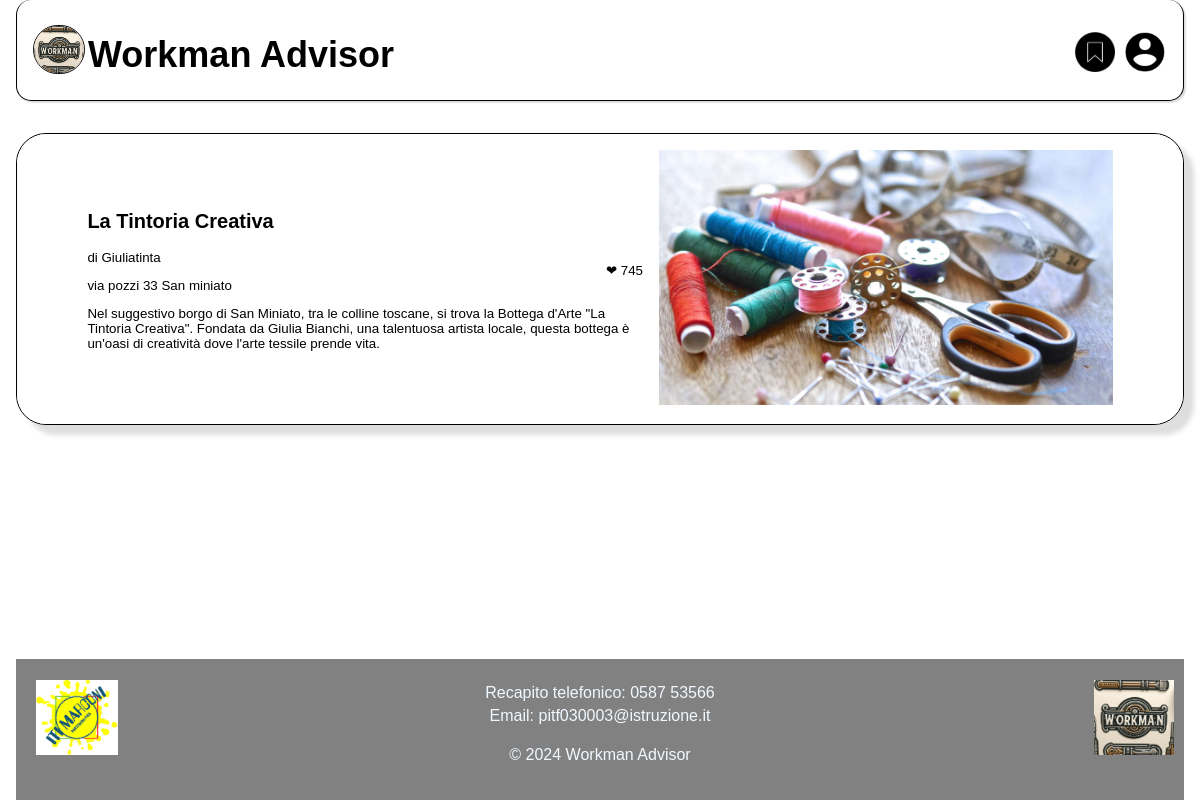
Page /salvati.php (signed in) on the earlier database version.
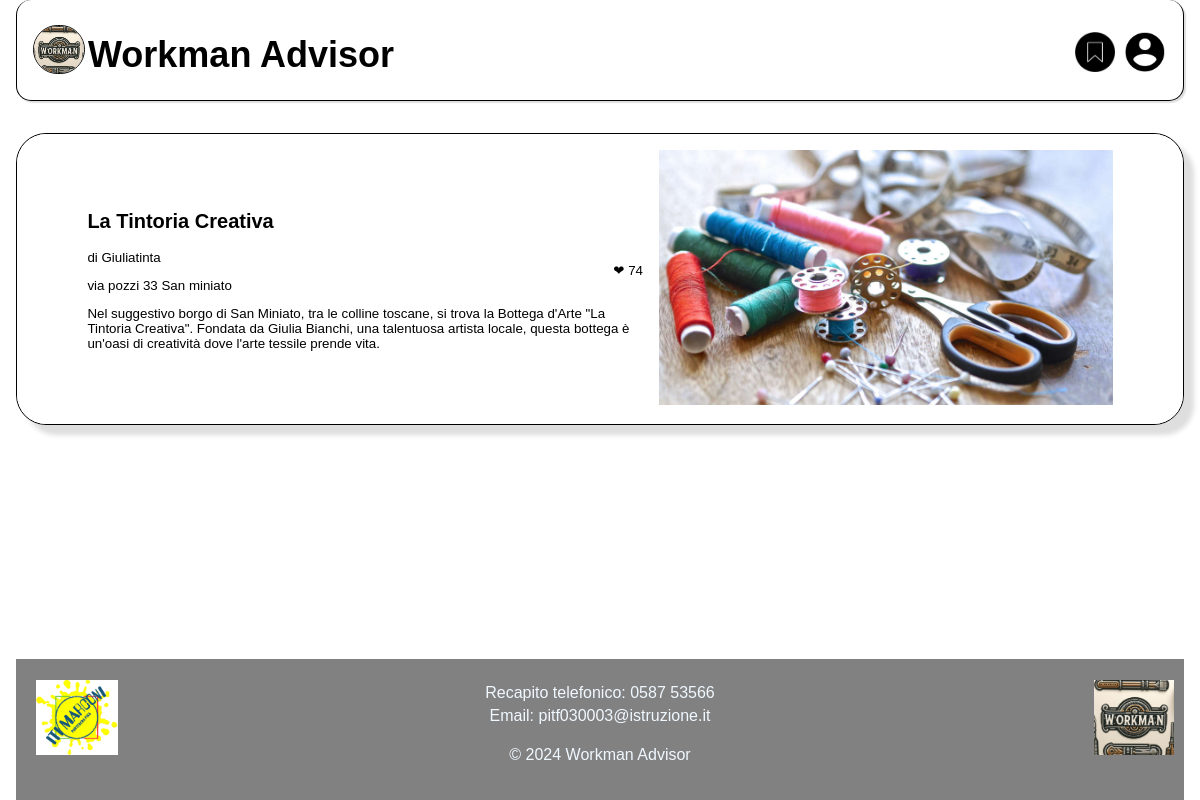
Same page on the later database version.
### tables this page shows
CREATE TABLE `bottega` (
  `ID_bottega` int(30) NOT NULL,
  `email` varchar(50) NOT NULL,
  `nome` varchar(50) NOT NULL,
  `indirizzo` varchar(50) NOT NULL,
  `città` varchar(60) NOT NULL,
  `descrizione` varchar(2000) NOT NULL,
  `num_like` int(11) NOT NULL,
  `lunedì` varchar(50) NOT NULL,
  `martedì` varchar(50) NOT NULL,
  `mercoledì` varchar(50) NOT NULL,
  `giovedì` varchar(50) NOT NULL,
  `venerdì` varchar(50) NOT NULL,
  `sabato` varchar(50) NOT NULL,
  `domenica` varchar(50) NOT NULL
);

CREATE TABLE `account` (
  `username` varchar(30) NOT NULL,
  `email` varchar(50) NOT NULL,
  `password` varchar(40) NOT NULL,
  `immagine` longblob DEFAULT NULL,
  `artigiano` tinyint(1) NOT NULL
);

### salvati.php (the view, shortened to what this page needs)
<!DOCTYPE html>
<html>
<head>
    <link rel="stylesheet" href="stili/stile_home.css">
</head>
<body>
    <div class="page-container">
        <header>
            <div class="header-content">
                <a href="home.php" class="logo-link">
                    <img src="img/logo.jpeg" alt="Logo" class="logo">
                </a>
                <div class="h1"><h1> Workman Advisor </h1></div>
            </div>
            <a href="account.php" class="account-link">
                <img src="img/account.png" alt="Icona Account" style="width: 40px;">
            </a>
            <a href="salvati.php" class="salvati-link">
                <img src="img/salvati.png" alt="Icona Salvati" style="width: 40px;">
            </a>
        </header>
        <div class="main-content">
            <div class="contentt">
                <div class="content">
                <?php
                $conn = mysqli_connect("localhost", "root", "", "progettogpo");
                if(!empty($_POST['città']) && isset($_POST['città'])){
                    $filtro_città=$_POST['città'];
                }else{
                    $filtro_città='%';
                }
                if(isset($_POST['like'])){
                    $filtro_like=$_POST['like'];
                }else{
                    $filtro_like='0';
                }
                if (isset($_SESSION['mail_user'])) {
                    $mail=$_SESSION['mail_user'];
                }
                else{
                    echo $_SESSION["mail_user"];
                }
                $sql = "SELECT bottega.ID_bottega, bottega.num_like, bottega.nome, bottega.indirizzo, bottega.città, bottega.descrizione, account.username, immagine.image
                        FROM bottega
                        INNER JOIN salvato ON salvato.ID_bottega = bottega.ID_bottega
                        INNER JOIN account ON account.email=bottega.email
                        LEFT JOIN immagine ON bottega.ID_bottega=immagine.ID_bottega
                        WHERE bottega.città LIKE '$filtro_città' AND bottega.num_like>$filtro_like AND salvato.email='$mail'
                        GROUP BY bottega.ID_bottega
                        ORDER BY bottega.ID_bottega DESC;";
                $result = mysqli_query($conn, $sql);
                if ($result){
                if (mysqli_num_rows($result) > 0) {
                    while($row = mysqli_fetch_assoc($result)) {
                        echo "<div class='container' >";
                            echo "<button class='wrapper' id='myButton_".$row["ID_bottega"]."' data-codice='".$row["ID_bottega"]."'>";
                                echo "<div class='informazioni'>";
                                    echo "<h2>". $row["nome"] ."</h2>";
                                    echo "<p style='float: right'>&#10084; ". $row["num_like"]."</p>";
                                    echo "<p> di ". $row["username"] ."</p>";
                                    echo "<p>". $row["indirizzo"] . " " .$row["città"] ."</p>";
                                    echo "<p>". $row["descrizione"] ."</p>";
                                echo "</div>";
                                echo "<div class='immagine'>";
                                    if(isset( $row["image"])){
                                        echo "<img src='immagini/". $row["image"] ."'>";
                                    }else
                                    {
                                        echo "<img src='immagini/nonpresente.jpg'>";
                                    }
                                echo "</div>";
                            echo "</button>";
                        echo "</div>";
                    }
                } else {
                    echo "Nessuna bottega salvata.";
                }
                }else{
                    echo "errore";
                }
                ?>
                </div>
            </div>
        </div>
        <br>
    <footer>
            <div class="containerf">
                <div class="logo-left">
                    <img src="./img/LogoITI.png" alt="Logo" width="auto" height="150%">
                </div>
                <div class="contact-info">
                    <p>Recapito telefonico: 0587 53566</p>
                    <p>Email: pitf030003@istruzione.it</p>
                </div>
                <div class="logo-right">
                    <img src="./img/logo.jpeg" alt="Logo" width="auto" height="150%">
                </div>
            </div>
            <p>&copy; 2024 Workman Advisor</p>
        </footer>
    </div>
</body>
</html>

Differences in the rows shown:
changed bottega "La Tintoria Creativa": num_like "745" → "74"
